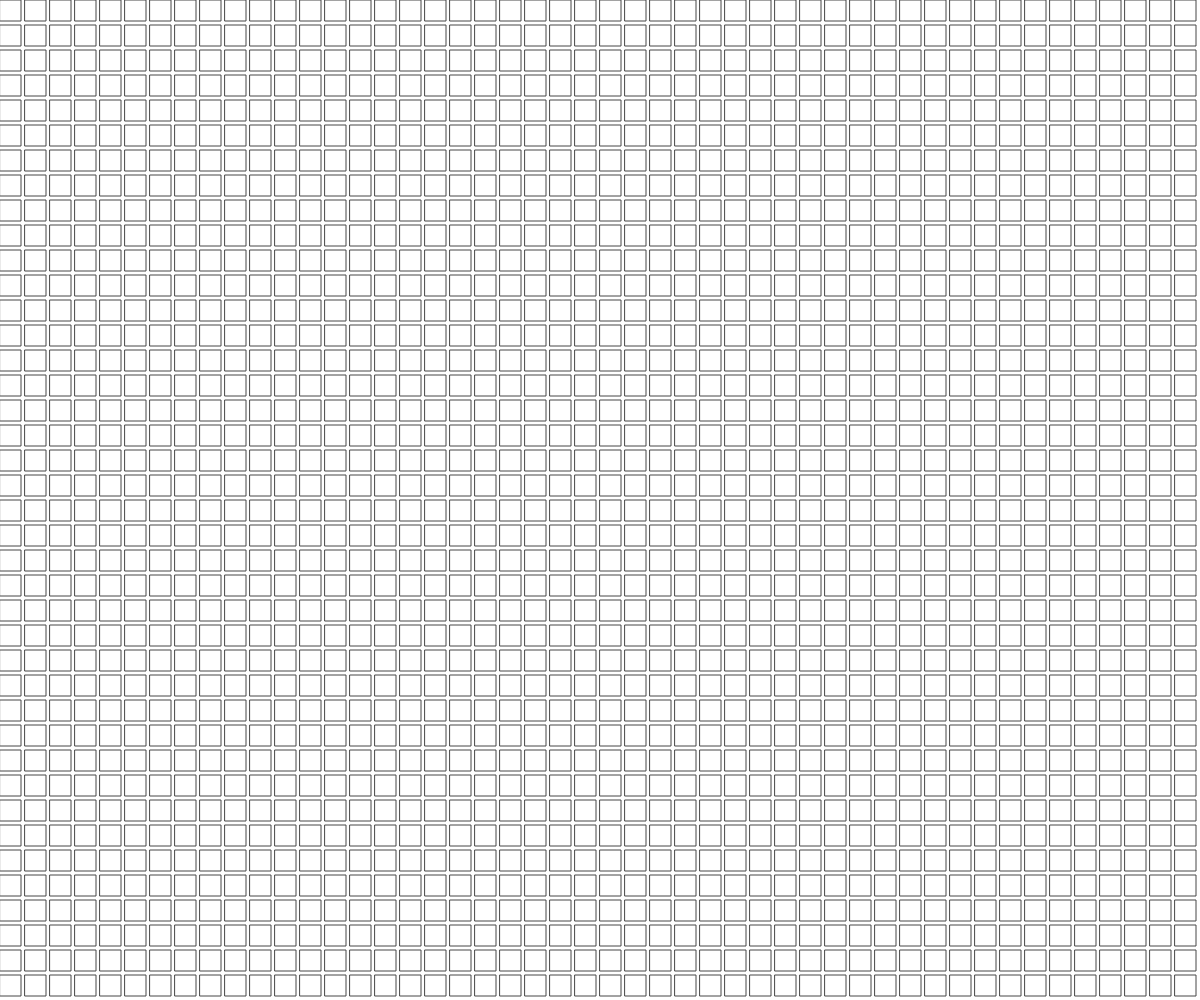
Frame 1 (no input)
Frame 60 (no input): identical to frame 1, image omitted
Frame 120 (the mouse pressed at the canvas centre since frame 60): identical to frame 1, image omitted

The p5.js sketch that drew this single still picture (run headless with seeded random() and noise() and a simulated clock; from frame 60 on, the mouse is pressed at the canvas centre):

// p5.js sketch
// ── sketch.js
let blocks = [];
let rows;
let cols;
let size = 25;
let offset = 4;
let distMouse = 20;
let ring_size = 20;

function setup() {
  createCanvas(window.innerWidth, window.innerHeight);
  cols = width / size;
  rows = height / size;
  for (let i = 0; i < cols; i++) {
    blocks[i] = [];
    for (let j = 0; j < rows; j++) {
      blocks[i][j] = new Block(i * size, j * size);
    }
  }
}

function draw() {
  background(255);
  for (let i = 0; i < cols; i++) {
    for (let j = 0; j < rows; j++) {
      blocks[i][j].move();
      blocks[i][j].display();
    }
  }
}

// ── block.js
class Block {
  constructor(x, y) {
    this.x = x;
    this.y = y;
    this.angle = 0;
    this.colour = 0;
  }

  display() {
    noFill();
    stroke(this.colour);
    push();
    translate(this.x, this.y);
    rotate(this.angle);

    if (this.angle > 0 && this.angle < 45) {
      this.drawCirc();
    } else {
      this.drawRect();
    }

    pop();
  }

  move() {
    let distance;
    if (pmouseX - mouseX != 0 || pmouseY - mouseY != 0) {
      distance = dist(mouseX, mouseY, this.x, this.y);
      if (distance < distMouse) {
        this.angle += 1;
        this.colour = 255;
      }
    }

    if (this.angle > 0 && this.angle < 90) {
      this.angle += 5;
      if (this.colour > 70) {
        this.colour -= 3;
      }
    } else {
      this.angle = 0;
      this.colour = 70;
    }
  }

  drawRect() {
    rect(0, 0, size - offset, size - offset);
  }

  drawCirc() {
    circle(0, 0, ring_size);
    circle(0, 0, ring_size - 10);
    circle(0, 0, (ring_size / 4) * 3);
    circle(0, 0, (ring_size / 4) * 3 - 10);
    circle(0, 0, ring_size / 2);
    circle(0, 0, ring_size / 2 - 10);
    circle(0, 0, ring_size / 4);
    circle(0, 0, ring_size / 4 - 10);
  }
}
